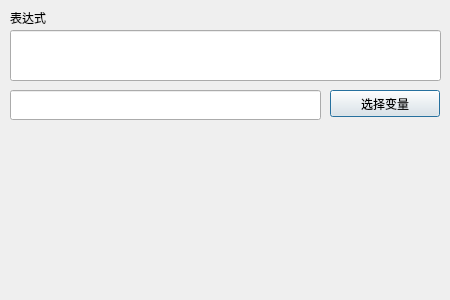
<?xml version="1.0" encoding="UTF-8"?>
<ui version="4.0">
 <class>CMDAlarmConditionParaDialog</class>
 <widget class="QDialog" name="CMDAlarmConditionParaDialog">
  <property name="geometry">
   <rect>
    <x>0</x>
    <y>0</y>
    <width>450</width>
    <height>300</height>
   </rect>
  </property>
  <property name="windowTitle">
   <string>Dialog</string>
  </property>
  <widget class="QLineEdit" name="expressionEdit">
   <property name="geometry">
    <rect>
     <x>10</x>
     <y>30</y>
     <width>431</width>
     <height>51</height>
    </rect>
   </property>
  </widget>
  <widget class="QLineEdit" name="varNameEdit">
   <property name="geometry">
    <rect>
     <x>10</x>
     <y>90</y>
     <width>311</width>
     <height>30</height>
    </rect>
   </property>
  </widget>
  <widget class="QLabel" name="label_3">
   <property name="geometry">
    <rect>
     <x>10</x>
     <y>10</y>
     <width>431</width>
     <height>16</height>
    </rect>
   </property>
   <property name="text">
    <string>表达式</string>
   </property>
  </widget>
  <widget class="QPushButton" name="selectObjectButton">
   <property name="geometry">
    <rect>
     <x>330</x>
     <y>90</y>
     <width>110</width>
     <height>27</height>
    </rect>
   </property>
   <property name="text">
    <string>选择变量</string>
   </property>
  </widget>
 </widget>
 <resources/>
 <connections/>
</ui>
